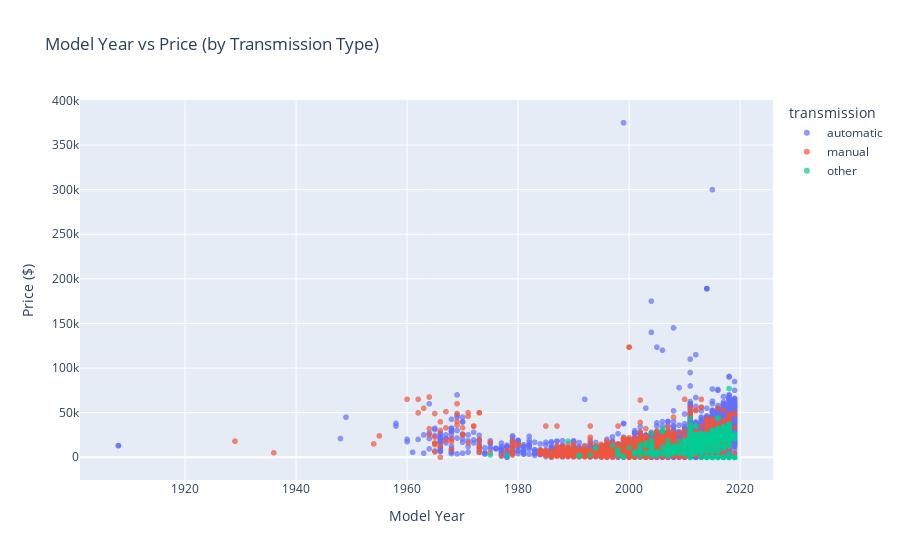

Notebook source saved alongside this figure:
### Code cell
fig_scatter_year = px.scatter(
    df,
    x='model_year',
    y='price',
    color='transmission',
    title='Model Year vs Price (by Transmission Type)',
    labels={'model_year': 'Model Year', 'price': 'Price ($)'},
    opacity=0.7
)
fig_scatter_year.show()

### Figure 1 — Plotly figure (JSON) as saved in the notebook; plotly's stock layout.template omitted (floating-point values rounded to 4 significant figures; data arrays with more than 128 entries replaced by an {"elided": "..."} marker saying what was removed)
{"data": [{"hovertemplate": "transmission=automatic<br>Model Year=%{x}<br>Price ($)=%{y}<extra></extra>", "legendgroup": "automatic", "marker": {"color": "#636efa", "opacity": 0.7, "symbol": "circle"}, "mode": "markers", "name": "automatic", "showlegend": true, "type": "scattergl", "x": {"elided": "46902 float values"}, "xaxis": "x", "y": {"elided": "46902 int values"}, "yaxis": "y"}, {"hovertemplate": "transmission=manual<br>Model Year=%{x}<br>Price ($)=%{y}<extra></extra>", "legendgroup": "manual", "marker": {"color": "#EF553B", "opacity": 0.7, "symbol": "circle"}, "mode": "markers", "name": "manual", "showlegend": true, "type": "scattergl", "x": {"elided": "2829 float values"}, "xaxis": "x", "y": {"elided": "2829 int values"}, "yaxis": "y"}, {"hovertemplate": "transmission=other<br>Model Year=%{x}<br>Price ($)=%{y}<extra></extra>", "legendgroup": "other", "marker": {"color": "#00cc96", "opacity": 0.7, "symbol": "circle"}, "mode": "markers", "name": "other", "showlegend": true, "type": "scattergl", "x": {"elided": "1794 float values"}, "xaxis": "x", "y": {"elided": "1794 int values"}, "yaxis": "y"}], "layout": {"legend": {"title": {"text": "transmission"}, "tracegroupgap": 0}, "title": {"text": "Model Year vs Price (by Transmission Type)"}, "xaxis": {"anchor": "y", "domain": [0, 1], "title": {"text": "Model Year"}}, "yaxis": {"anchor": "x", "domain": [0, 1], "title": {"text": "Price ($)"}}}}
